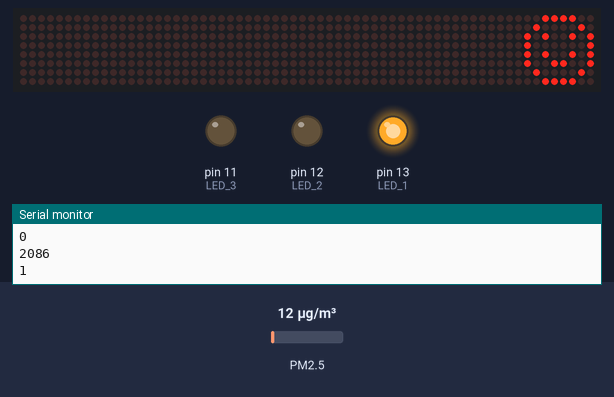
The sketch below on a simulated Arduino Uno, built with avr-gcc and run on an emulated ATmega328P. Parts: 64×8 LED matrix, output pins drawn as LEDs (lit = HIGH), the last lines printed to the serial monitor. Wiring (inferred from the names in the program): dust sensor: data pin 8. The inputs (shaded band) are chosen by the test bench; at power-on: PM2.5 12 µg/m³.

Above: at 15.5 s.
At 20.5 s:
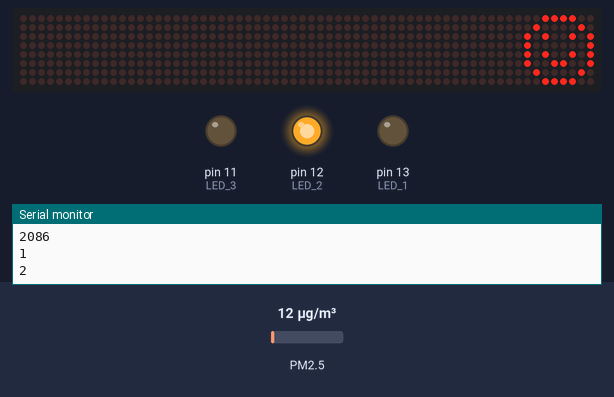
At 25.5 s:
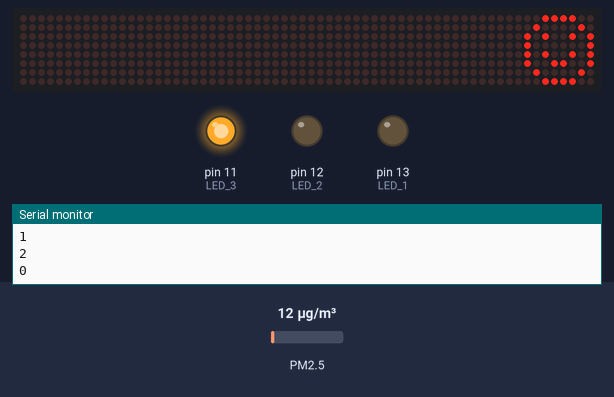
At 30.7 s:
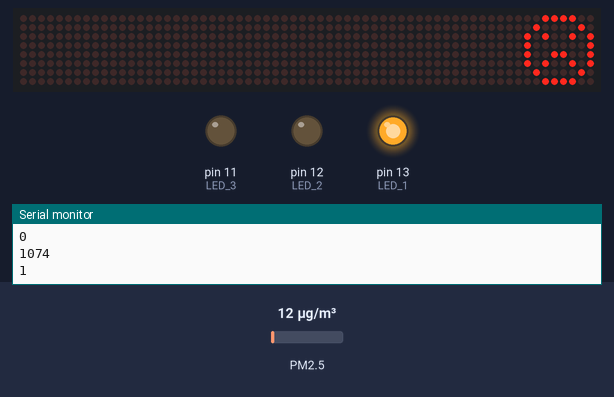
At 35.7 s:
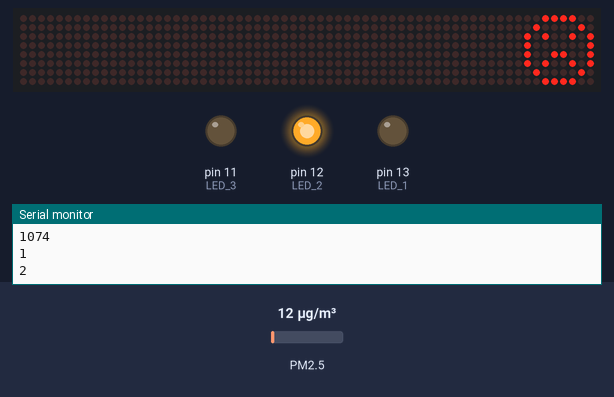
Timing chart, 0 to 37.2 s (numbered marks = the images above):
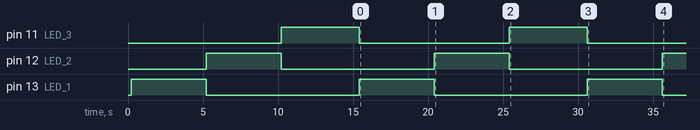

The sketch:

final.ino
```cpp
#include <SoftwareSerial.h>
#include<LedControl.h>

int DIN = 7;  //dot 매트릭스 센서핀번호
int CS =  6;  //dot 매트릭스 센서핀번호
int CLK = 5;  //dot 매트릭스 센서핀번호

LedControl lc=LedControl(DIN,CLK,CS,0);   //8*8dot led조절변수

int blueTx=2;   //Tx (보내는핀 설정)at
int blueRx=3;   //Rx (받는핀 설정)
SoftwareSerial BTSerial(blueTx, blueRx);  //시리얼 통신을 위한 객체선언

int pin = 8;  //미세먼지 측정 pin번호
unsigned long duration;
unsigned long starttime;
unsigned long sampletime_ms = 15000;    //미세먼지 시간;
unsigned long lowpulseoccupancy = 0;    //미세먼지 값 측정에 활용되는 값
float ratio = 0;     //미세먼지 값 측정에 활용되는 값
int concentration = 0;    //미세먼지 값 저장
int LED_1 = 13;   //신호등 변수 선언
int LED_2 = 12;   //신호등 변수 선언
int LED_3 = 11;   //신호등 변수 선언

int i=0;    //앱으로 보내줄 신호등 변화값
void setup() {
 lc.shutdown(0,false);       //도트매트릭스 설정
 lc.setIntensity(0,15);      // 도트매트릭스 밝기 조절
 lc.clearDisplay(0);         //도트매트릭스 비우기


  BTSerial.begin(9600);   //블루투스 통신
  Serial.begin(9600);   //시리얼모니터 시작
  pinMode(8,INPUT);
  starttime = millis();
  pinMode(LED_1, OUTPUT);   //신호등 설정해주기
  pinMode(LED_2, OUTPUT);   //신호등 설정해주기
  pinMode(LED_3, OUTPUT);   //신호등 설정해주기
}

void loop() {

  dust();   //미세먼지측정 함수

  BTSerial.println(concentration);  //미세먼지값을 블루투스를 통해 앱으로 전송

  byte smile[8]=   {0x3C,0x42,0xA5,0x81,0xA5,0x99,0x42,0x3C};   //도트 매트릭스 웃는 모양 16진수 변환
  byte neutral[8]= {0x3C,0x42,0xA5,0x81,0xBD,0x81,0x42,0x3C};   //도트 매트릭스 무표정 모양 16진수 변환
  byte frown[8]=   {0x3C,0x42,0xA5,0x81,0x99,0xA5,0x42,0x3C};   //도트 매트릭스 찡그리는 모양 16진수 변환


  digitalWrite(LED_3, LOW);
  digitalWrite(LED_1, HIGH);
  i=i+1;    //신호등 값을 보내주기위해 값변환
  i=i%3;    //빨간불일때 1을 의미하도록 하기위해서
  BTSerial.println(i);
  Serial.println(i);
  delay(5000);

  digitalWrite(LED_1, LOW);
  digitalWrite(LED_2, HIGH);
  i=i+1;    //신호등 값을 보내주기위해 값변환
  i=i%3;    //노란불일때 2를 의미하도록 하기위해서
  BTSerial.println(i);
  Serial.println(i);
  delay(5000);

  digitalWrite(LED_2, LOW);
  digitalWrite(LED_3, HIGH);
  i=i+1;    //신호등 값을 보내주기위해 값변환
  i=i%3;    //초록불일때 3을 의미하도록 하기위해서
  BTSerial.println(i);
  Serial.println(i);
  delay(5000);


  if(concentration <30)      //미세먼지값이 30보다 작다면 웃는 모양 표시
  {
    printByte(smile);
  }

  else if(concentration<60 && concentration >=30)   //미세먼지값이 30보다 크고 60보다 작으면 무표정 모양 표시
  {
    printByte(neutral);
  }
  else    //미세먼지값이 60보다 크다면 화난 모양 표시
  {
    printByte(frown);
  }


}


//미세먼지 측정하기위한 함수
void dust()
{
  duration = pulseIn(pin, LOW);
    lowpulseoccupancy = lowpulseoccupancy+duration;

    if ((millis()-starttime) > sampletime_ms)
    {
        ratio = lowpulseoccupancy/(sampletime_ms*10.0);
        concentration = ((int)1.1*pow(ratio,3)-(int)3.8*pow(ratio,2)+(int)520*ratio+0.62)*100;
        Serial.println(concentration);
        lowpulseoccupancy = 0;
        starttime = millis();
    }
}


//도트매트릭스 출력해주기위한 설정한수
void printByte(byte character [])
{
  int i = 0;
  for(i=0;i<8;i++)
  {
    lc.setRow(0,i,character[i]);
  }
}
```

Measured:
- by itself, pin 11 (LED_3): alternates HIGH for 5.2 s and LOW for 10.0 s
- by itself, pin 12 (LED_2), pin 13 (LED_1): alternates HIGH for 5.0 s and LOW for 10.2 s
- what the display in image 0 shows lasts 15.2 s, from 15.2 s to 30.4 s
